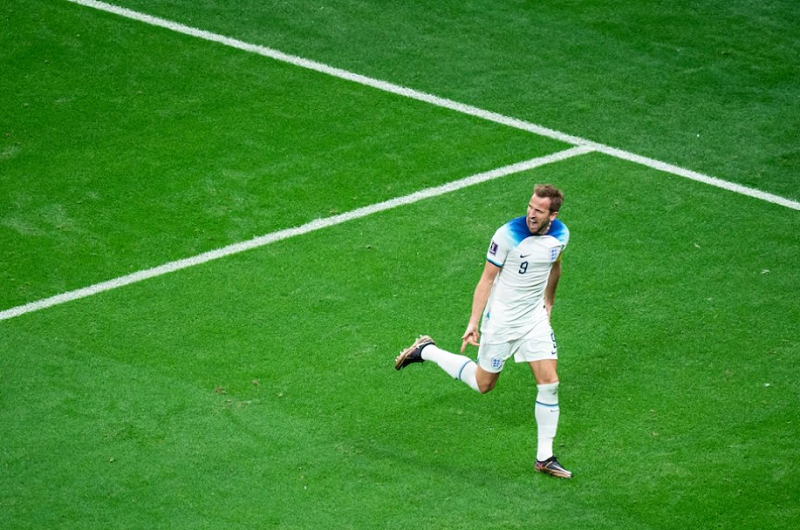
#> input picture Final Examination/image1.png, 800 x 530 px, found by its file name
$ jupyter execute Exam_Code_ankitparekh.ipynb
#> lines starting #> are read from the running program, lines starting #| are printed output that depends on the picture; after the words box and inside, x2 and y2 are one past the last pixel; in counts of white or black regions, pixels touching at a corner belong together
#**ECE 4554 / ECE 5554 / Computer Vision**
This file contains the last problem of the Final Exam. You must implement/modify the sections within this notebook that are marked with "TO DO".

##**TO DO**: Enter your Virginia Tech Username (PID) here: ankitparekh

##**Honor Code reminder**

*This problem must be completed without receiving assistance from any other person, and without giving assistance to any other person.*

##**Submission guidelines** for the coding problems (Google Colab)

1. Please verify that you have entered your Virginia Tech Username in all of the appropriate places.
2. After clicking Runtime->Restart and run all, verify that all of your solutions are visible in this notebook.
3. Click File->Save near the top of the page to save the latest version of your notebook at Google Drive.
4. You do **not** need to create a PDF output of this notebook file.
5. Download your notebook file to your laptop, and follow the upload instructions that are provided at the end of the exam.

##**Overview**

Write your code without using OpenCV functions, except for low-level operations such as file I/O and image format manipulation (e.g., color/grayscale conversion).

You may use any code that *you* have written for previous assignments. Basic math functions from Python/NumPy are also allowed.

# Environment setup

[cell 1]
# Mount your Google Drive to this notebook
# The purpose is to allow your code to access to your files
from google.colab import drive
drive.mount('/content/drive')

[cell 2]
# Change the directory to your own working directory
# Any files under your working directory are available to your code
# TO DO: enter the name of your directory
import os
os.chdir('/content/drive/MyDrive/5554/Exam')

[cell 3]
# Import library modules
import sys
import cv2
import numpy as np
import matplotlib.pyplot as plt
import scipy
from scipy import optimize
from PIL import Image  # Python Imaging Library
# The following is a substitute for cv2.imshow,
#  which you would use on your local machine but Colab does not support it
from google.colab.patches import cv2_imshow

print('Python version:', sys.version)
print('OpenCV version:', cv2.__version__)
print('NumPy version: ', np.__version__)

#Getting started

You have been given an image file named `image1.png` that contains a photograph of an athlete running on a soccer field. Run the following code block to verify that you can load and display this image.

[cell 4]
#Verify that you can read and display image1.png

img = cv2.imread("image1.png", cv2.IMREAD_COLOR)
#> img is the input picture: shape (530, 800, 3); mean B, G, R 46.8, 137.9, 61.6
cv2_imshow(img)

# Requirements

Write a Python function called `mainFunction()` that loads `image1.png` and attempts to detect all pixels that belong to the grassy, unpainted portion of the soccer field. You are allowed to use a thresholding operation (with hard-coded threshold values) along with other techniques, if needed.

Here are the required actions/outputs of the program:

1) Create and display a new image that has the same row-and-column size as `image1.png`. In the new image, there should be only 2 pixel values: *white* and *black*. Ideally, every *white* pixel in your new image should correspond to a pixel in `image1.png` that shows an unpainted portion of the soccer field; and all other pixels in your new image should be *black*.

2) Compute and print a count of white pixels in your new image. Use a Python instruction similar to the following to report your answer:

`print (f'Number of white pixels = {count}')`

For full credit, your output does not need to be completely perfect. It is expected that a few grassy pixels will not be detected correctly, and it is expected that a few non-grass pixels will be incorrectly detected as grass. To give you an idea of the expected output, the image below is a small, cropped portion of a good result. (Your function must process the entire input image, not just the small part that is shown here.) Dark pixels are associated with the person and with the paint stripe in the input image. Notice that a few white pixels have been placed incorrectly on the person. There are very few cases of black pixels on the unpainted part of the playing field.

---

---

Write your function in the code block below.

[cell 5]
def mainFunction():
  ''' TO DO: implement this function as described in the text blocks above.
  '''
  print("In function mainFunction")

  threshold = 90
  channel_1 = img[:,:,0]
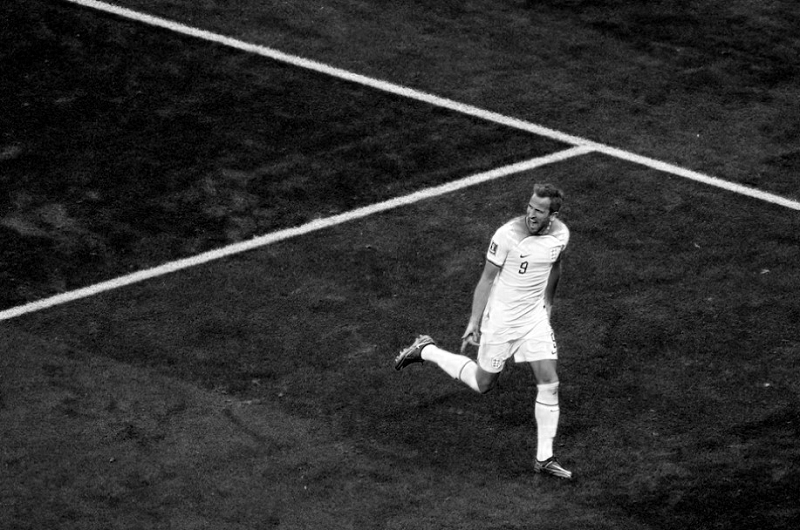
#> channel_1: shape (530, 800); min 0, max 255, mean 46.8
  channel_2 = img[:,:,1]
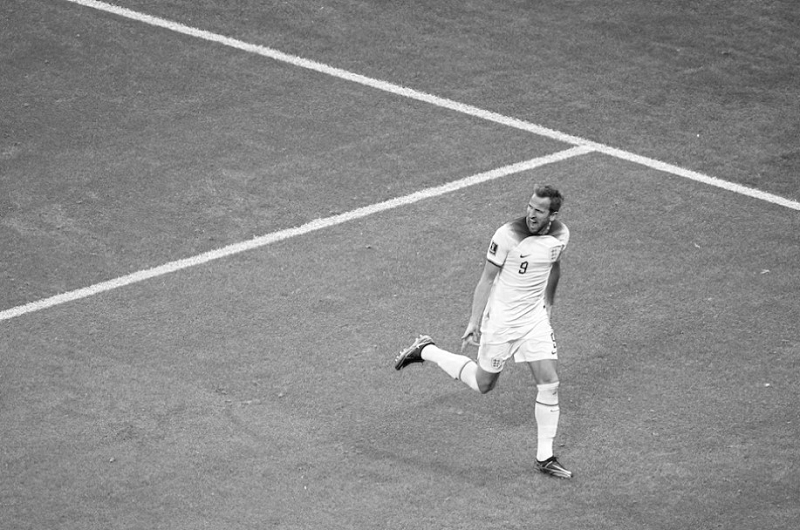
#> channel_2: shape (530, 800); min 0, max 255, mean 137.9
  channel_3 = img[:,:,2]
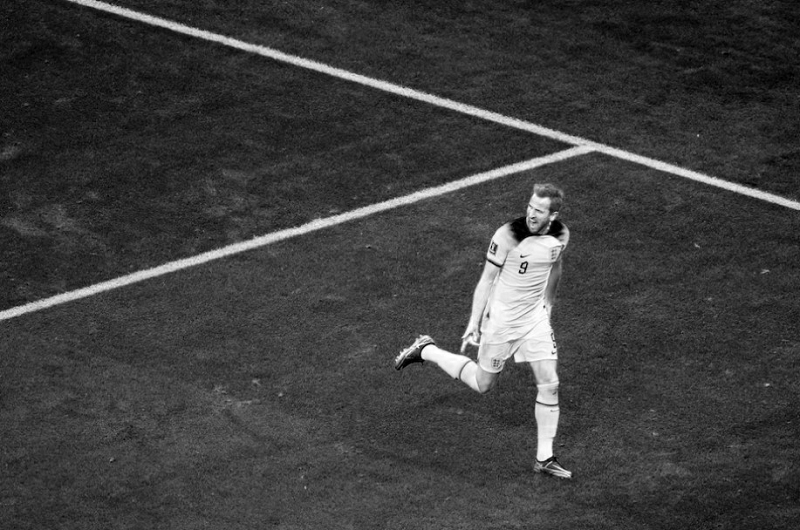
#> channel_3: shape (530, 800); min 0, max 255, mean 61.6
  grassy_img = np.logical_and(np.logical_and(channel_2>threshold, channel_1<threshold),channel_3<threshold)
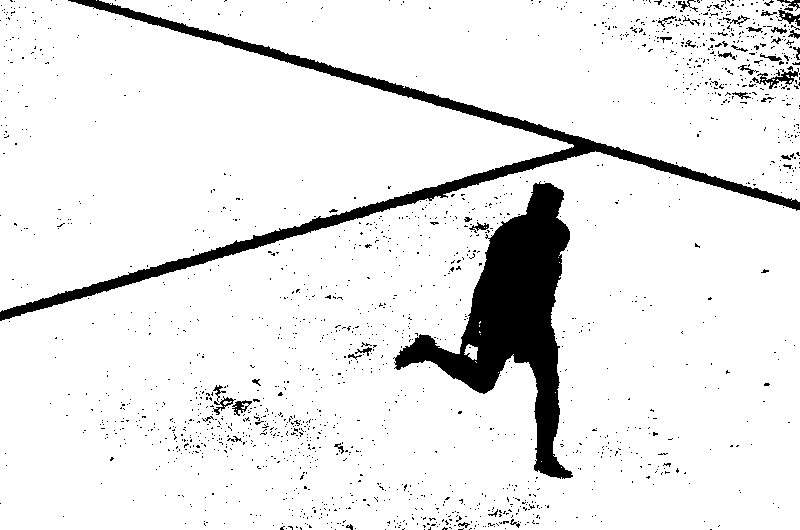
#> grassy_img: shape (530, 800) bool; 91.4% white; 1710 black regions (1668 under 20 px), largest, box (x1, y1, x2, y2) and area: (393, 181, 573, 479) 17746, (0, 0, 800, 321) 12540, (752, 68, 799, 89) 300
  cv2_imshow(grassy_img*255)
  count = grassy_img.sum()
#> count = 387384
  print(f'Number of white pixels = {count}')
#| Number of white pixels = 387384
  return
